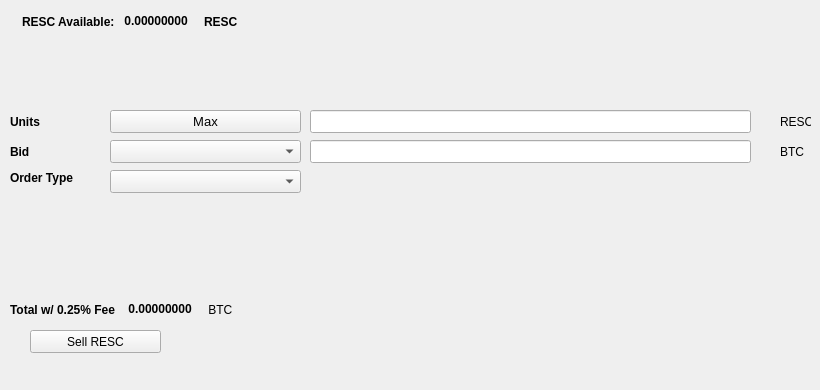
   <widget class="QWidget" name="SellTab">
    <attribute name="title">
     <string>Sell</string>
    </attribute>
    <widget class="QLabel" name="label_16">
     <property name="geometry">
      <rect>
       <x>780</x>
       <y>140</y>
       <width>31</width>
       <height>23</height>
      </rect>
     </property>
     <property name="text">
      <string>BTC</string>
     </property>
    </widget>
    <widget class="QComboBox" name="SellBidcomboBox">
     <property name="geometry">
      <rect>
       <x>110</x>
       <y>140</y>
       <width>191</width>
       <height>23</height>
      </rect>
     </property>
     <property name="font">
      <font>
       <pointsize>10</pointsize>
      </font>
     </property>
    </widget>
    <widget class="QLabel" name="label_18">
     <property name="geometry">
      <rect>
       <x>10</x>
       <y>110</y>
       <width>46</width>
       <height>23</height>
      </rect>
     </property>
     <property name="font">
      <font>
       <weight>75</weight>
       <bold>true</bold>
      </font>
     </property>
     <property name="text">
      <string>Units</string>
     </property>
    </widget>
    <widget class="QPushButton" name="Sell_Max_Amount">
     <property name="geometry">
      <rect>
       <x>110</x>
       <y>110</y>
       <width>191</width>
       <height>23</height>
      </rect>
     </property>
     <property name="font">
      <font>
       <pointsize>10</pointsize>
      </font>
     </property>
     <property name="text">
      <string>Max</string>
     </property>
    </widget>
    <widget class="QLabel" name="label_20">
     <property name="geometry">
      <rect>
       <x>10</x>
       <y>170</y>
       <width>91</width>
       <height>16</height>
      </rect>
     </property>
     <property name="font">
      <font>
       <weight>75</weight>
       <bold>true</bold>
      </font>
     </property>
     <property name="text">
      <string>Order Type</string>
     </property>
    </widget>
    <widget class="QComboBox" name="SellOrdertypeCombo">
     <property name="geometry">
      <rect>
       <x>110</x>
       <y>170</y>
       <width>191</width>
       <height>23</height>
      </rect>
     </property>
     <property name="font">
      <font>
       <pointsize>10</pointsize>
      </font>
     </property>
    </widget>
    <widget class="QLabel" name="label_21">
     <property name="geometry">
      <rect>
       <x>10</x>
       <y>140</y>
       <width>46</width>
       <height>23</height>
      </rect>
     </property>
     <property name="font">
      <font>
       <weight>75</weight>
       <bold>true</bold>
      </font>
     </property>
     <property name="text">
      <string>Bid</string>
     </property>
    </widget>
    <widget class="QLabel" name="label_22">
     <property name="geometry">
      <rect>
       <x>780</x>
       <y>110</y>
       <width>31</width>
       <height>23</height>
      </rect>
     </property>
     <property name="text">
      <string>RESC</string>
     </property>
    </widget>
    <widget class="QLineEdit" name="UnitsInputRESC">
     <property name="geometry">
      <rect>
       <x>310</x>
       <y>110</y>
       <width>441</width>
       <height>23</height>
      </rect>
     </property>
     <property name="font">
      <font>
       <pointsize>9</pointsize>
       <weight>75</weight>
       <bold>true</bold>
      </font>
     </property>
    </widget>
    <widget class="QLineEdit" name="SellBidPriceEdit">
     <property name="geometry">
      <rect>
       <x>310</x>
       <y>140</y>
       <width>441</width>
       <height>23</height>
      </rect>
     </property>
     <property name="font">
      <font>
       <pointsize>9</pointsize>
       <weight>75</weight>
       <bold>true</bold>
      </font>
     </property>
    </widget>
    <widget class="QPushButton" name="SellRESCBTN">
     <property name="geometry">
      <rect>
       <x>30</x>
       <y>330</y>
       <width>131</width>
       <height>23</height>
      </rect>
     </property>
     <property name="text">
      <string>Sell RESC</string>
     </property>
     <property name="icon">
      <iconset resource="../cryptorescuecoin">
       <normaloff>:/icons/bitcoin</normaloff>:/icons/bitcoin</iconset>
     </property>
    </widget>
    <widget class="QWidget" name="layoutWidget3">
     <property name="geometry">
      <rect>
       <x>22</x>
       <y>12</y>
       <width>258</width>
       <height>19</height>
      </rect>
     </property>
     <layout class="QHBoxLayout" name="horizontalLayout">
      <item>
       <widget class="QLabel" name="label232_2">
        <property name="font">
         <font>
          <weight>75</weight>
          <bold>true</bold>
         </font>
        </property>
        <property name="text">
         <string>RESC Available:</string>
        </property>
       </widget>
      </item>
      <item>
       <widget class="QLabel" name="RESCAvailableLabel">
        <property name="palette">
         <palette>
          <active>
           <colorrole role="WindowText">
            <brush brushstyle="SolidPattern">
             <color alpha="255">
              <red>0</red>
              <green>0</green>
              <blue>0</blue>
             </color>
            </brush>
           </colorrole>
           <colorrole role="Button">
            <brush brushstyle="SolidPattern">
             <color alpha="255">
              <red>0</red>
              <green>170</green>
              <blue>0</blue>
             </color>
            </brush>
           </colorrole>
           <colorrole role="Light">
            <brush brushstyle="SolidPattern">
             <color alpha="255">
              <red>0</red>
              <green>255</green>
              <blue>0</blue>
             </color>
            </brush>
           </colorrole>
           <colorrole role="Midlight">
            <brush brushstyle="SolidPattern">
             <color alpha="255">
              <red>0</red>
              <green>212</green>
              <blue>0</blue>
             </color>
            </brush>
           </colorrole>
           <colorrole role="Dark">
            <brush brushstyle="SolidPattern">
             <color alpha="255">
              <red>0</red>
              <green>85</green>
              <blue>0</blue>
             </color>
            </brush>
           </colorrole>
           <colorrole role="Mid">
            <brush brushstyle="SolidPattern">
             <color alpha="255">
              <red>0</red>
              <green>113</green>
              <blue>0</blue>
             </color>
            </brush>
           </colorrole>
           <colorrole role="Text">
            <brush brushstyle="SolidPattern">
             <color alpha="255">
              <red>0</red>
              <green>170</green>
              <blue>0</blue>
             </color>
            </brush>
           </colorrole>
           <colorrole role="BrightText">
            <brush brushstyle="SolidPattern">
             <color alpha="255">
              <red>255</red>
              <green>255</green>
              <blue>255</blue>
             </color>
            </brush>
           </colorrole>
           <colorrole role="ButtonText">
            <brush brushstyle="SolidPattern">
             <color alpha="255">
              <red>0</red>
              <green>0</green>
              <blue>0</blue>
             </color>
            </brush>
           </colorrole>
           <colorrole role="Base">
            <brush brushstyle="SolidPattern">
             <color alpha="255">
              <red>255</red>
              <green>255</green>
              <blue>255</blue>
             </color>
            </brush>
           </colorrole>
           <colorrole role="Window">
            <brush brushstyle="SolidPattern">
             <color alpha="255">
              <red>0</red>
              <green>170</green>
              <blue>0</blue>
             </color>
            </brush>
           </colorrole>
           <colorrole role="Shadow">
            <brush brushstyle="SolidPattern">
             <color alpha="255">
              <red>0</red>
              <green>0</green>
              <blue>0</blue>
             </color>
            </brush>
           </colorrole>
           <colorrole role="AlternateBase">
            <brush brushstyle="SolidPattern">
             <color alpha="255">
              <red>127</red>
              <green>212</green>
              <blue>127</blue>
             </color>
            </brush>
           </colorrole>
           <colorrole role="ToolTipBase">
            <brush brushstyle="SolidPattern">
             <color alpha="255">
              <red>255</red>
              <green>255</green>
              <blue>220</blue>
             </color>
            </brush>
           </colorrole>
           <colorrole role="ToolTipText">
            <brush brushstyle="SolidPattern">
             <color alpha="255">
              <red>0</red>
              <green>0</green>
              <blue>0</blue>
             </color>
            </brush>
           </colorrole>
          </active>
          <inactive>
           <colorrole role="WindowText">
            <brush brushstyle="SolidPattern">
             <color alpha="255">
              <red>0</red>
              <green>0</green>
              <blue>0</blue>
             </color>
            </brush>
           </colorrole>
           <colorrole role="Button">
            <brush brushstyle="SolidPattern">
             <color alpha="255">
              <red>0</red>
              <green>170</green>
              <blue>0</blue>
             </color>
            </brush>
           </colorrole>
           <colorrole role="Light">
            <brush brushstyle="SolidPattern">
             <color alpha="255">
              <red>0</red>
              <green>255</green>
              <blue>0</blue>
             </color>
            </brush>
           </colorrole>
           <colorrole role="Midlight">
            <brush brushstyle="SolidPattern">
             <color alpha="255">
              <red>0</red>
              <green>212</green>
              <blue>0</blue>
             </color>
            </brush>
           </colorrole>
           <colorrole role="Dark">
            <brush brushstyle="SolidPattern">
             <color alpha="255">
              <red>0</red>
              <green>85</green>
              <blue>0</blue>
             </color>
            </brush>
           </colorrole>
           <colorrole role="Mid">
            <brush brushstyle="SolidPattern">
             <color alpha="255">
              <red>0</red>
              <green>113</green>
              <blue>0</blue>
             </color>
            </brush>
           </colorrole>
           <colorrole role="Text">
            <brush brushstyle="SolidPattern">
             <color alpha="255">
              <red>0</red>
              <green>170</green>
              <blue>0</blue>
             </color>
            </brush>
           </colorrole>
           <colorrole role="BrightText">
            <brush brushstyle="SolidPattern">
             <color alpha="255">
              <red>255</red>
              <green>255</green>
              <blue>255</blue>
             </color>
            </brush>
           </colorrole>
           <colorrole role="ButtonText">
            <brush brushstyle="SolidPattern">
             <color alpha="255">
              <red>0</red>
              <green>0</green>
              <blue>0</blue>
             </color>
            </brush>
           </colorrole>
           <colorrole role="Base">
            <brush brushstyle="SolidPattern">
             <color alpha="255">
              <red>255</red>
              <green>255</green>
              <blue>255</blue>
             </color>
            </brush>
           </colorrole>
           <colorrole role="Window">
            <brush brushstyle="SolidPattern">
             <color alpha="255">
              <red>0</red>
              <green>170</green>
              <blue>0</blue>
             </color>
            </brush>
           </colorrole>
           <colorrole role="Shadow">
            <brush brushstyle="SolidPattern">
             <color alpha="255">
              <red>0</red>
              <green>0</green>
              <blue>0</blue>
             </color>
            </brush>
           </colorrole>
           <colorrole role="AlternateBase">
            <brush brushstyle="SolidPattern">
             <color alpha="255">
              <red>127</red>
              <green>212</green>
              <blue>127</blue>
             </color>
            </brush>
           </colorrole>
           <colorrole role="ToolTipBase">
            <brush brushstyle="SolidPattern">
             <color alpha="255">
              <red>255</red>
              <green>255</green>
              <blue>220</blue>
             </color>
            </brush>
           </colorrole>
           <colorrole role="ToolTipText">
            <brush brushstyle="SolidPattern">
             <color alpha="255">
              <red>0</red>
              <green>0</green>
              <blue>0</blue>
             </color>
            </brush>
           </colorrole>
          </inactive>
          <disabled>
           <colorrole role="WindowText">
            <brush brushstyle="SolidPattern">
             <color alpha="255">
              <red>0</red>
              <green>85</green>
              <blue>0</blue>
             </color>
            </brush>
           </colorrole>
           <colorrole role="Button">
            <brush brushstyle="SolidPattern">
             <color alpha="255">
              <red>0</red>
              <green>170</green>
              <blue>0</blue>
             </color>
            </brush>
           </colorrole>
           <colorrole role="Light">
            <brush brushstyle="SolidPattern">
             <color alpha="255">
              <red>0</red>
              <green>255</green>
              <blue>0</blue>
             </color>
            </brush>
           </colorrole>
           <colorrole role="Midlight">
            <brush brushstyle="SolidPattern">
             <color alpha="255">
              <red>0</red>
              <green>212</green>
              <blue>0</blue>
             </color>
            </brush>
           </colorrole>
           <colorrole role="Dark">
            <brush brushstyle="SolidPattern">
             <color alpha="255">
              <red>0</red>
              <green>85</green>
              <blue>0</blue>
             </color>
            </brush>
           </colorrole>
           <colorrole role="Mid">
            <brush brushstyle="SolidPattern">
             <color alpha="255">
              <red>0</red>
              <green>113</green>
              <blue>0</blue>
             </color>
            </brush>
           </colorrole>
           <colorrole role="Text">
            <brush brushstyle="SolidPattern">
             <color alpha="255">
              <red>0</red>
              <green>85</green>
              <blue>0</blue>
             </color>
            </brush>
           </colorrole>
           <colorrole role="BrightText">
            <brush brushstyle="SolidPattern">
             <color alpha="255">
              <red>255</red>
              <green>255</green>
              <blue>255</blue>
             </color>
            </brush>
           </colorrole>
           <colorrole role="ButtonText">
            <brush brushstyle="SolidPattern">
             <color alpha="255">
              <red>0</red>
              <green>85</green>
              <blue>0</blue>
             </color>
            </brush>
           </colorrole>
           <colorrole role="Base">
            <brush brushstyle="SolidPattern">
             <color alpha="255">
              <red>0</red>
              <green>170</green>
              <blue>0</blue>
             </color>
            </brush>
           </colorrole>
           <colorrole role="Window">
            <brush brushstyle="SolidPattern">
             <color alpha="255">
              <red>0</red>
              <green>170</green>
              <blue>0</blue>
             </color>
            </brush>
           </colorrole>
           <colorrole role="Shadow">
            <brush brushstyle="SolidPattern">
             <color alpha="255">
              <red>0</red>
              <green>0</green>
              <blue>0</blue>
             </color>
            </brush>
           </colorrole>
           <colorrole role="AlternateBase">
            <brush brushstyle="SolidPattern">
             <color alpha="255">
              <red>0</red>
              <green>170</green>
              <blue>0</blue>
             </color>
            </brush>
           </colorrole>
           <colorrole role="ToolTipBase">
            <brush brushstyle="SolidPattern">
             <color alpha="255">
              <red>255</red>
              <green>255</green>
              <blue>220</blue>
             </color>
            </brush>
           </colorrole>
           <colorrole role="ToolTipText">
            <brush brushstyle="SolidPattern">
             <color alpha="255">
              <red>0</red>
              <green>0</green>
              <blue>0</blue>
             </color>
            </brush>
           </colorrole>
          </disabled>
         </palette>
        </property>
        <property name="font">
         <font>
          <weight>75</weight>
          <bold>true</bold>
         </font>
        </property>
        <property name="text">
         <string> 0.00000000 </string>
        </property>
        <property name="textInteractionFlags">
         <set>Qt::LinksAccessibleByMouse|Qt::TextSelectableByKeyboard|Qt::TextSelectableByMouse</set>
        </property>
       </widget>
      </item>
      <item>
       <widget class="QLabel" name="labelRESC">
        <property name="font">
         <font>
          <weight>75</weight>
          <bold>true</bold>
         </font>
        </property>
        <property name="text">
         <string>RESC</string>
        </property>
       </widget>
      </item>
     </layout>
    </widget>
    <widget class="QWidget" name="layoutWidget">
     <property name="geometry">
      <rect>
       <x>10</x>
       <y>300</y>
       <width>268</width>
       <height>19</height>
      </rect>
     </property>
     <layout class="QHBoxLayout" name="horizontalLayout_2">
      <item>
       <widget class="QLabel" name="label_19">
        <property name="font">
         <font>
          <weight>75</weight>
          <bold>true</bold>
         </font>
        </property>
        <property name="text">
         <string>Total w/ 0.25% Fee </string>
        </property>
       </widget>
      </item>
      <item>
       <widget class="QLabel" name="SellCostLabel">
        <property name="palette">
         <palette>
          <active>
           <colorrole role="WindowText">
            <brush brushstyle="SolidPattern">
             <color alpha="255">
              <red>0</red>
              <green>0</green>
              <blue>0</blue>
             </color>
            </brush>
           </colorrole>
           <colorrole role="Button">
            <brush brushstyle="SolidPattern">
             <color alpha="255">
              <red>0</red>
              <green>170</green>
              <blue>0</blue>
             </color>
            </brush>
           </colorrole>
           <colorrole role="Light">
            <brush brushstyle="SolidPattern">
             <color alpha="255">
              <red>0</red>
              <green>255</green>
              <blue>0</blue>
             </color>
            </brush>
           </colorrole>
           <colorrole role="Midlight">
            <brush brushstyle="SolidPattern">
             <color alpha="255">
              <red>0</red>
              <green>212</green>
              <blue>0</blue>
             </color>
            </brush>
           </colorrole>
           <colorrole role="Dark">
            <brush brushstyle="SolidPattern">
             <color alpha="255">
              <red>0</red>
              <green>85</green>
              <blue>0</blue>
             </color>
            </brush>
           </colorrole>
           <colorrole role="Mid">
            <brush brushstyle="SolidPattern">
             <color alpha="255">
              <red>0</red>
              <green>113</green>
              <blue>0</blue>
             </color>
            </brush>
           </colorrole>
           <colorrole role="Text">
            <brush brushstyle="SolidPattern">
             <color alpha="255">
              <red>0</red>
              <green>170</green>
              <blue>0</blue>
             </color>
            </brush>
           </colorrole>
           <colorrole role="BrightText">
            <brush brushstyle="SolidPattern">
             <color alpha="255">
              <red>255</red>
              <green>255</green>
              <blue>255</blue>
             </color>
            </brush>
           </colorrole>
           <colorrole role="ButtonText">
            <brush brushstyle="SolidPattern">
             <color alpha="255">
              <red>0</red>
              <green>0</green>
              <blue>0</blue>
             </color>
            </brush>
           </colorrole>
           <colorrole role="Base">
            <brush brushstyle="SolidPattern">
             <color alpha="255">
              <red>255</red>
              <green>255</green>
              <blue>255</blue>
             </color>
            </brush>
           </colorrole>
           <colorrole role="Window">
            <brush brushstyle="SolidPattern">
             <color alpha="255">
              <red>0</red>
              <green>170</green>
              <blue>0</blue>
             </color>
            </brush>
           </colorrole>
           <colorrole role="Shadow">
            <brush brushstyle="SolidPattern">
             <color alpha="255">
              <red>0</red>
              <green>0</green>
              <blue>0</blue>
             </color>
            </brush>
           </colorrole>
           <colorrole role="AlternateBase">
            <brush brushstyle="SolidPattern">
             <color alpha="255">
              <red>127</red>
              <green>212</green>
              <blue>127</blue>
             </color>
            </brush>
           </colorrole>
           <colorrole role="ToolTipBase">
            <brush brushstyle="SolidPattern">
             <color alpha="255">
              <red>255</red>
              <green>255</green>
              <blue>220</blue>
             </color>
            </brush>
           </colorrole>
           <colorrole role="ToolTipText">
            <brush brushstyle="SolidPattern">
             <color alpha="255">
              <red>0</red>
              <green>0</green>
              <blue>0</blue>
             </color>
            </brush>
           </colorrole>
          </active>
          <inactive>
           <colorrole role="WindowText">
            <brush brushstyle="SolidPattern">
             <color alpha="255">
              <red>0</red>
              <green>0</green>
              <blue>0</blue>
             </color>
            </brush>
           </colorrole>
           <colorrole role="Button">
            <brush brushstyle="SolidPattern">
             <color alpha="255">
              <red>0</red>
              <green>170</green>
              <blue>0</blue>
             </color>
            </brush>
           </colorrole>
           <colorrole role="Light">
            <brush brushstyle="SolidPattern">
             <color alpha="255">
              <red>0</red>
              <green>255</green>
              <blue>0</blue>
             </color>
            </brush>
           </colorrole>
           <colorrole role="Midlight">
            <brush brushstyle="SolidPattern">
             <color alpha="255">
              <red>0</red>
              <green>212</green>
              <blue>0</blue>
             </color>
            </brush>
           </colorrole>
           <colorrole role="Dark">
            <brush brushstyle="SolidPattern">
             <color alpha="255">
              <red>0</red>
              <green>85</green>
              <blue>0</blue>
             </color>
            </brush>
           </colorrole>
           <colorrole role="Mid">
            <brush brushstyle="SolidPattern">
             <color alpha="255">
              <red>0</red>
              <green>113</green>
              <blue>0</blue>
             </color>
            </brush>
           </colorrole>
           <colorrole role="Text">
            <brush brushstyle="SolidPattern">
             <color alpha="255">
              <red>0</red>
              <green>170</green>
              <blue>0</blue>
             </color>
            </brush>
           </colorrole>
           <colorrole role="BrightText">
            <brush brushstyle="SolidPattern">
             <color alpha="255">
              <red>255</red>
              <green>255</green>
              <blue>255</blue>
             </color>
            </brush>
           </colorrole>
           <colorrole role="ButtonText">
            <brush brushstyle="SolidPattern">
             <color alpha="255">
              <red>0</red>
              <green>0</green>
              <blue>0</blue>
             </color>
            </brush>
           </colorrole>
           <colorrole role="Base">
            <brush brushstyle="SolidPattern">
             <color alpha="255">
              <red>255</red>
              <green>255</green>
              <blue>255</blue>
             </color>
            </brush>
           </colorrole>
           <colorrole role="Window">
            <brush brushstyle="SolidPattern">
             <color alpha="255">
              <red>0</red>
              <green>170</green>
              <blue>0</blue>
             </color>
            </brush>
           </colorrole>
           <colorrole role="Shadow">
            <brush brushstyle="SolidPattern">
             <color alpha="255">
              <red>0</red>
              <green>0</green>
              <blue>0</blue>
             </color>
            </brush>
           </colorrole>
           <colorrole role="AlternateBase">
            <brush brushstyle="SolidPattern">
             <color alpha="255">
              <red>127</red>
              <green>212</green>
              <blue>127</blue>
             </color>
            </brush>
           </colorrole>
           <colorrole role="ToolTipBase">
            <brush brushstyle="SolidPattern">
             <color alpha="255">
              <red>255</red>
              <green>255</green>
              <blue>220</blue>
             </color>
            </brush>
           </colorrole>
           <colorrole role="ToolTipText">
            <brush brushstyle="SolidPattern">
             <color alpha="255">
              <red>0</red>
              <green>0</green>
              <blue>0</blue>
             </color>
            </brush>
           </colorrole>
          </inactive>
          <disabled>
           <colorrole role="WindowText">
            <brush brushstyle="SolidPattern">
             <color alpha="255">
              <red>0</red>
              <green>85</green>
              <blue>0</blue>
             </color>
            </brush>
           </colorrole>
           <colorrole role="Button">
            <brush brushstyle="SolidPattern">
             <color alpha="255">
              <red>0</red>
              <green>170</green>
              <blue>0</blue>
             </color>
            </brush>
           </colorrole>
           <colorrole role="Light">
            <brush brushstyle="SolidPattern">
             <color alpha="255">
              <red>0</red>
              <green>255</green>
              <blue>0</blue>
             </color>
            </brush>
           </colorrole>
           <colorrole role="Midlight">
            <brush brushstyle="SolidPattern">
             <color alpha="255">
              <red>0</red>
              <green>212</green>
              <blue>0</blue>
             </color>
            </brush>
           </colorrole>
           <colorrole role="Dark">
            <brush brushstyle="SolidPattern">
             <color alpha="255">
              <red>0</red>
              <green>85</green>
              <blue>0</blue>
             </color>
            </brush>
           </colorrole>
           <colorrole role="Mid">
            <brush brushstyle="SolidPattern">
             <color alpha="255">
              <red>0</red>
              <green>113</green>
              <blue>0</blue>
             </color>
            </brush>
           </colorrole>
           <colorrole role="Text">
            <brush brushstyle="SolidPattern">
             <color alpha="255">
              <red>0</red>
              <green>85</green>
              <blue>0</blue>
             </color>
            </brush>
           </colorrole>
           <colorrole role="BrightText">
            <brush brushstyle="SolidPattern">
             <color alpha="255">
              <red>255</red>
              <green>255</green>
              <blue>255</blue>
             </color>
            </brush>
           </colorrole>
           <colorrole role="ButtonText">
            <brush brushstyle="SolidPattern">
             <color alpha="255">
              <red>0</red>
              <green>85</green>
              <blue>0</blue>
             </color>
            </brush>
           </colorrole>
           <colorrole role="Base">
            <brush brushstyle="SolidPattern">
             <color alpha="255">
              <red>0</red>
              <green>170</green>
              <blue>0</blue>
             </color>
            </brush>
           </colorrole>
           <colorrole role="Window">
            <brush brushstyle="SolidPattern">
             <color alpha="255">
              <red>0</red>
              <green>170</green>
              <blue>0</blue>
             </color>
            </brush>
           </colorrole>
           <colorrole role="Shadow">
            <brush brushstyle="SolidPattern">
             <color alpha="255">
              <red>0</red>
              <green>0</green>
              <blue>0</blue>
             </color>
            </brush>
           </colorrole>
           <colorrole role="AlternateBase">
            <brush brushstyle="SolidPattern">
             <color alpha="255">
              <red>0</red>
              <green>170</green>
              <blue>0</blue>
             </color>
            </brush>
           </colorrole>
           <colorrole role="ToolTipBase">
            <brush brushstyle="SolidPattern">
             <color alpha="255">
              <red>255</red>
              <green>255</green>
              <blue>220</blue>
             </color>
            </brush>
           </colorrole>
           <colorrole role="ToolTipText">
            <brush brushstyle="SolidPattern">
             <color alpha="255">
              <red>0</red>
              <green>0</green>
              <blue>0</blue>
             </color>
            </brush>
           </colorrole>
          </disabled>
         </palette>
        </property>
        <property name="font">
         <font>
          <weight>75</weight>
          <bold>true</bold>
         </font>
        </property>
        <property name="autoFillBackground">
         <bool>false</bool>
        </property>
        <property name="text">
         <string> 0.00000000</string>
        </property>
        <property name="textInteractionFlags">
         <set>Qt::LinksAccessibleByMouse|Qt::TextSelectableByMouse</set>
        </property>
       </widget>
      </item>
      <item>
       <widget class="QLabel" name="label_17">
        <property name="font">
         <font>
          <weight>50</weight>
          <bold>false</bold>
         </font>
        </property>
        <property name="text">
         <string> BTC</string>
        </property>
       </widget>
      </item>
     </layout>
    </widget>
    <widget class="QLabel" name="label_23">
     <property name="geometry">
      <rect>
       <x>460</x>
       <y>300</y>
       <width>281</width>
       <height>81</height>
      </rect>
     </property>
     <property name="text">
      <string/>
     </property>
     <property name="pixmap">
      <pixmap>:/images/bittrex</pixmap>
     </property>
    </widget>
   </widget>
